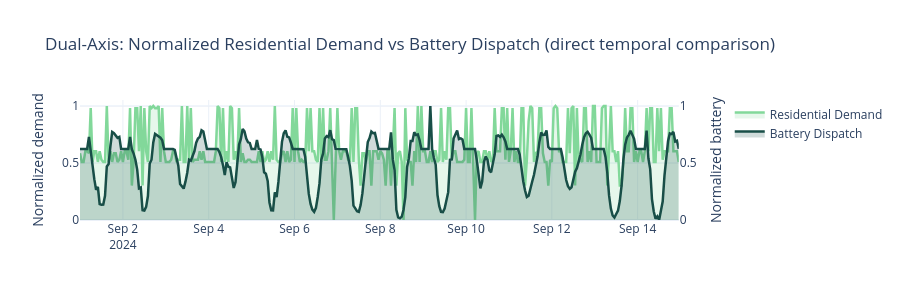

Write notebook code for a chart like this one.
### Code cell
# ===== Normalized Dual-Axis Plot: Direct Temporal Comparison =====

if residential_demand is not None:
    # Normalize both signals to 0-1 range
    demand_norm = (residential_demand_trunc - residential_demand_trunc.min()) / (residential_demand_trunc.max() - residential_demand_trunc.min())
    batt_norm_rbd = (battery_dispatch_trunc - battery_dispatch_trunc.min()) / (battery_dispatch_trunc.max() - battery_dispatch_trunc.min())

    fig_dual_rbd = make_subplots(specs=[[{"secondary_y": True}]])
    
    fig_dual_rbd.add_trace(
        go.Scatter(
            x=time_trunc_rbd, 
            y=demand_norm, 
            name="Residential Demand", 
            line=dict(color='#82d89a', width=2.5),
            fill='tozeroy',
            fillcolor='rgba(130, 216, 154, 0.2)'
        ),
        secondary_y=False
    )
    
    fig_dual_rbd.add_trace(
        go.Scatter(
            x=time_trunc_rbd, 
            y=batt_norm_rbd, 
            name="Battery Dispatch", 
            line=dict(color='#184e47', width=2.5),
            fill='tozeroy',
            fillcolor='rgba(24, 78, 71, 0.2)'
        ),
        secondary_y=True
    )
    
    fig_dual_rbd.update_yaxes(title_text="Normalized demand", secondary_y=False)
    fig_dual_rbd.update_yaxes(title_text="Normalized battery", secondary_y=True)
    
    fig_dual_rbd.update_layout(
        title="Dual-Axis: Normalized Residential Demand vs Battery Dispatch (direct temporal comparison)",
        height=300,
        hovermode='x unified',
        template='plotly_white'
    )
    
    fig_dual_rbd.show()
    print("✓ Normalized dual-axis plot created")

### Figure 1 — Plotly figure (JSON) as saved in the notebook; plotly's stock layout.template omitted (floating-point values rounded to 4 significant figures; data arrays with more than 128 entries replaced by an {"elided": "..."} marker saying what was removed)
{"data": [{"fill": "tozeroy", "fillcolor": "rgba(130, 216, 154, 0.2)", "line": {"color": "#82d89a", "width": 2.5}, "name": "Residential Demand", "type": "scatter", "x": {"elided": "336 str values"}, "xaxis": "x", "y": {"elided": "336 float values"}, "yaxis": "y"}, {"fill": "tozeroy", "fillcolor": "rgba(24, 78, 71, 0.2)", "line": {"color": "#184e47", "width": 2.5}, "name": "Battery Dispatch", "type": "scatter", "x": {"elided": "336 str values"}, "xaxis": "x", "y": {"elided": "336 float values"}, "yaxis": "y2"}], "layout": {"height": 300, "hovermode": "x unified", "title": {"text": "Dual-Axis: Normalized Residential Demand vs Battery Dispatch (direct temporal comparison)"}, "xaxis": {"anchor": "y", "domain": [0, 0.94]}, "yaxis": {"anchor": "x", "domain": [0, 1], "title": {"text": "Normalized demand"}}, "yaxis2": {"anchor": "x", "overlaying": "y", "side": "right", "title": {"text": "Normalized battery"}}}}
